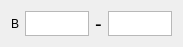
     <widget class="QWidget" name="horizontalLayoutWidget_22">
      <property name="geometry">
       <rect>
        <x>30</x>
        <y>40</y>
        <width>171</width>
        <height>41</height>
       </rect>
      </property>
      <layout class="QHBoxLayout" name="horizontalLayout_26" stretch="0,0,0,0">
       <property name="sizeConstraint">
        <enum>QLayout::SetFixedSize</enum>
       </property>
       <item>
        <widget class="QLabel" name="label_42">
         <property name="text">
          <string>B</string>
         </property>
        </widget>
       </item>
       <item>
        <widget class="QTextEdit" name="A1">
         <property name="sizePolicy">
          <sizepolicy hsizetype="Fixed" vsizetype="MinimumExpanding">
           <horstretch>0</horstretch>
           <verstretch>1</verstretch>
          </sizepolicy>
         </property>
         <property name="minimumSize">
          <size>
           <width>64</width>
           <height>19</height>
          </size>
         </property>
         <property name="maximumSize">
          <size>
           <width>64</width>
           <height>25</height>
          </size>
         </property>
         <property name="sizeIncrement">
          <size>
           <width>1</width>
           <height>1</height>
          </size>
         </property>
         <property name="autoFillBackground">
          <bool>false</bool>
         </property>
         <property name="styleSheet">
          <string notr="true"/>
         </property>
         <property name="verticalScrollBarPolicy">
          <enum>Qt::ScrollBarAlwaysOff</enum>
         </property>
         <property name="horizontalScrollBarPolicy">
          <enum>Qt::ScrollBarAsNeeded</enum>
         </property>
        </widget>
       </item>
       <item>
        <widget class="QLabel" name="label_57">
         <property name="font">
          <font>
           <pointsize>15</pointsize>
          </font>
         </property>
         <property name="text">
          <string>-</string>
         </property>
        </widget>
       </item>
       <item>
        <widget class="QTextEdit" name="A2">
         <property name="sizePolicy">
          <sizepolicy hsizetype="Fixed" vsizetype="Fixed">
           <horstretch>0</horstretch>
           <verstretch>5</verstretch>
          </sizepolicy>
         </property>
         <property name="minimumSize">
          <size>
           <width>64</width>
           <height>19</height>
          </size>
         </property>
         <property name="maximumSize">
          <size>
           <width>64</width>
           <height>25</height>
          </size>
         </property>
         <property name="sizeIncrement">
          <size>
           <width>1</width>
           <height>1</height>
          </size>
         </property>
         <property name="verticalScrollBarPolicy">
          <enum>Qt::ScrollBarAlwaysOff</enum>
         </property>
         <property name="horizontalScrollBarPolicy">
          <enum>Qt::ScrollBarAlwaysOff</enum>
         </property>
        </widget>
       </item>
      </layout>
     </widget>
